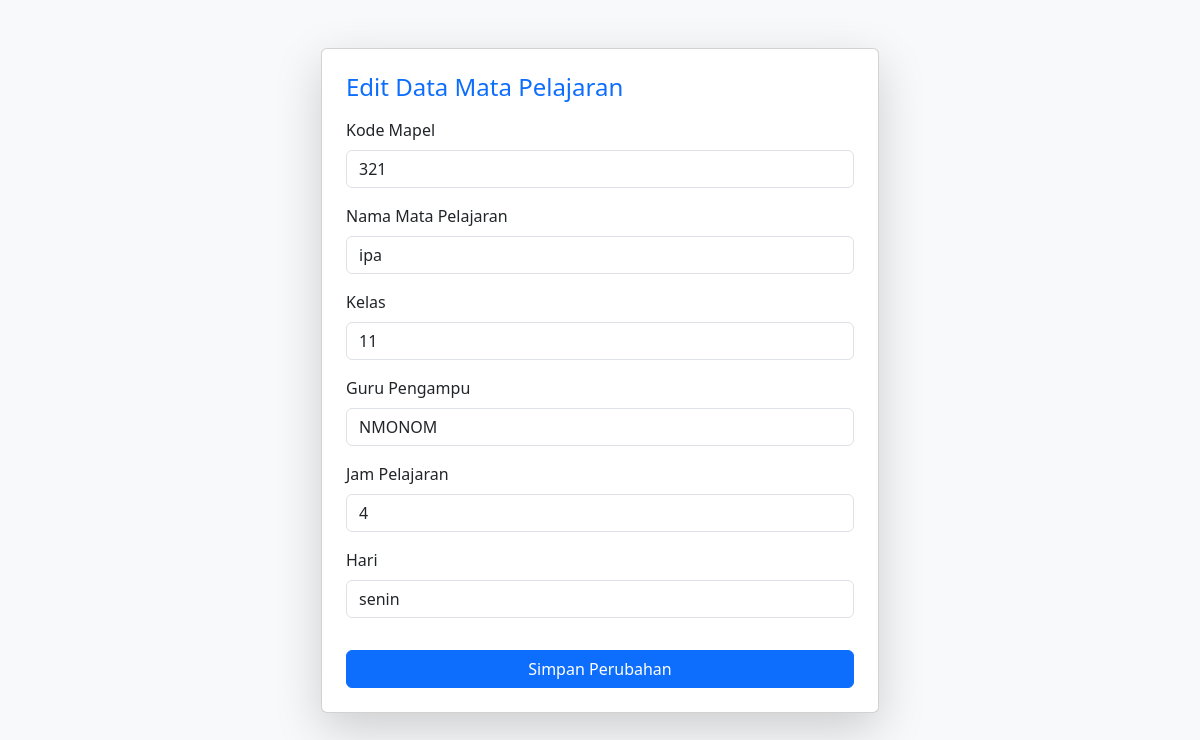
The app's page /Views/editmapel.php?id=3 with its own data.
### tables this page shows
CREATE TABLE `class_mapel` (
  `id_mapel` int(11) NOT NULL,
  `nama_mapel` varchar(50) NOT NULL,
  `kode_mapel` varchar(20) NOT NULL,
  `kelas` varchar(20) NOT NULL,
  `guru_pengampungan` varchar(50) NOT NULL,
  `jam_pelajaran` varchar(20) NOT NULL,
  `hari` varchar(10) NOT NULL,
  `id_siswa` int(11) NOT NULL,
  `id_guru` int(11) NOT NULL
);

### Models/m_koneksi.php (called while the page is built, shortened)
<?php
class m_koneksi {
    private $host = "localhost";
    private $user = "root";
    private $pass = "";
    private $db   = "jadwal_sekolah";
    protected $koneksi;
    public function __construct() {
        $this->koneksi = mysqli_connect($this->host, $this->user, $this->pass, $this->db);
    }
    public function getKoneksi() {
        return $this->koneksi;
    }
}
?>

### Models/m_mapel.php (called while the page is built, shortened)
<?php
include "m_koneksi.php";
class m_mapel {
    private $koneksi;
    public function __construct() {
        $db = new m_koneksi();
        $this->koneksi = $db->getKoneksi();
    }
    public function tampil_data_by_id($id_mapel)
{
    $query = "SELECT * FROM class_mapel WHERE id_mapel = '$id_mapel'";
    return $this->koneksi->query($query);
}
}
?>

### Views/editmapel.php (the view, shortened to what this page needs)
<?php
include "../Models/m_mapel.php";
$mapel = new m_mapel();
$id = $_GET['id'];
$data = $mapel->tampil_data_by_id($id);
$d = $data->fetch_assoc();
?>
<!DOCTYPE html>
<html lang="id">
<head>
    <link href="https://cdn.jsdelivr.net/npm/bootstrap@5.3.2/dist/css/bootstrap.min.css" rel="stylesheet">
</head>
<body class="bg-light">
<div class="container mt-5">
    <div class="col-md-6 mx-auto">
        <div class="card shadow-lg">
            <div class="card-body p-4">
                <h4 class="mb-3 text-primary">Edit Data Mata Pelajaran</h4>
                <form action="../Controllers/c_mapel.php?aksi=edit" method="POST">
                    <div class="mb-3">
                        <label class="form-label">Kode Mapel</label>
                        <input type="text" name="kode_mapel" value="<?= $d['kode_mapel']; ?>" class="form-control" required>
                    </div>
                    <div class="mb-3">
                        <label class="form-label">Nama Mata Pelajaran</label>
                        <input type="text" name="nama_mapel" value="<?= $d['nama_mapel']; ?>" class="form-control" required>
                    </div>
                    <div class="mb-3">
                        <label class="form-label">Kelas</label>
                        <input type="text" name="kelas" value="<?= $d['kelas']; ?>" class="form-control" required>
                    </div>
                    <div class="mb-3">
                        <label class="form-label">Guru Pengampu</label>
                        <input type="text" name="guru_pengampungan" value="<?= $d['guru_pengampungan']; ?>" class="form-control" required>
                    </div>
                    <div class="mb-3">
                        <label class="form-label">Jam Pelajaran</label>
                        <input type="text" name="jam_pelajaran" value="<?= $d['jam_pelajaran']; ?>" class="form-control" required>
                    </div>
                    <div class="mb-3">
                        <label class="form-label">Hari</label>
                        <input type="text" name="hari" value="<?= $d['hari']; ?>" class="form-control" required>
                    </div>
                    <button type="submit" class="btn btn-primary w-100 mt-3">Simpan Perubahan</button>
                </form>
            </div>
        </div>
    </div>
</div>
</body>
</html>

### records on screen
class_mapel: kode_mapel "321", nama_mapel "ipa", kelas "11", guru_pengampungan "NMONOM", jam_pelajaran "4", hari "senin"
